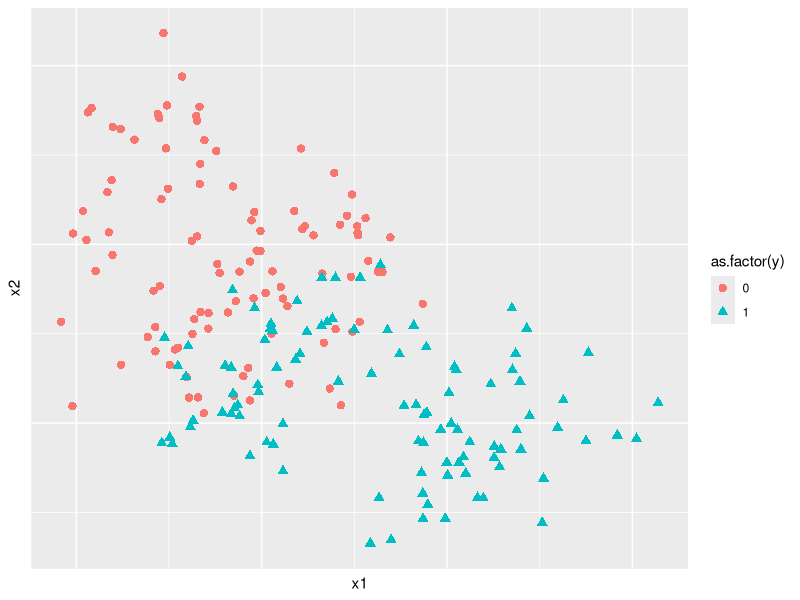

Write the R code that produced this figure.
# Load library
library(MASS) #mvrnorm
library(ggplot2) #plot

# Set seed
set.seed(123456)

# Draw 10 means for each class from a bivariate Gaussian distribution with 
# mu_0 = (0, 1) and mu_1 = (1, 0), and sigma_0 = sigma_1 = I (2x2)
sigma <- diag(2) #identity matrix 2x2
mu_sample_0 <- mvrnorm(n = 10, mu = c(0, 1), Sigma = sigma) #class 0
mu_sample_1 <- mvrnorm(n = 10, mu = c(1, 0), Sigma = sigma) #class 1 

# For each class, we draw 100 observations by (1) randomly selecting 1 in 10 above 
# means, and (2) generate a bivariate Gaussian distribution with the selected mean 
# and the covariance matrix I/5 (2x2).
generate_obs <- function(class_means, size, sigma) {
  sample_idx <- sample(1:10, size = size, replace = T) #randomly select the index
  sample_means <- class_means[sample_idx, ] #get the corresponding means by index
  obs <- t(apply(sample_means, 1, function(x) mvrnorm(n = 1, mu = x, Sigma = sigma)))
  colnames(obs) <- c('x1','x2')
  return (obs)
}

obs100_1 <- generate_obs(mu_sample_0, size = 100, sigma = sigma/5)
obs100_2 <- generate_obs(mu_sample_1, size = 100, sigma = sigma/5)
y <- rep(c(0,1), each = 100)
trainMat <- as.data.frame(cbind(y, rbind(obs100_1, obs100_2)))

# Plot

ggplot(data = trainMat, mapping = aes(x = x1, y = x2, colour = as.factor(y), shape = as.factor(y))) +
  geom_point(size = 2.5) +
  theme(axis.text = element_blank(),
        axis.ticks = element_blank())

